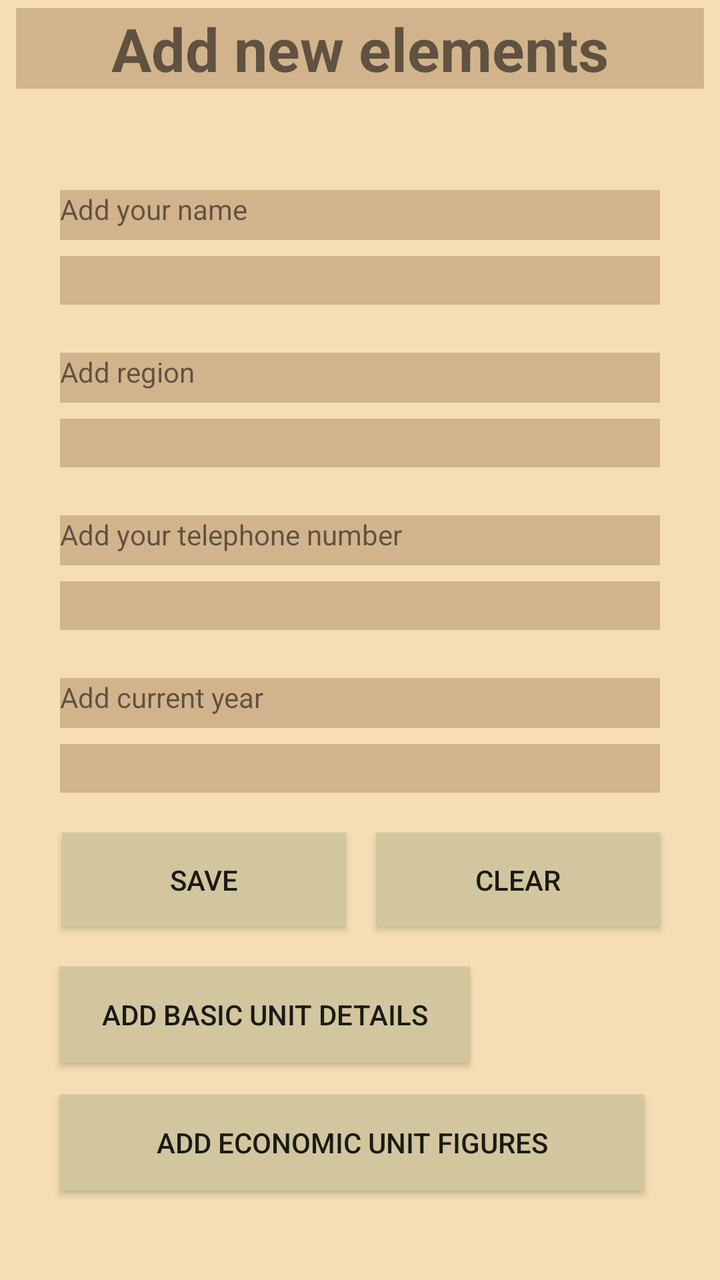
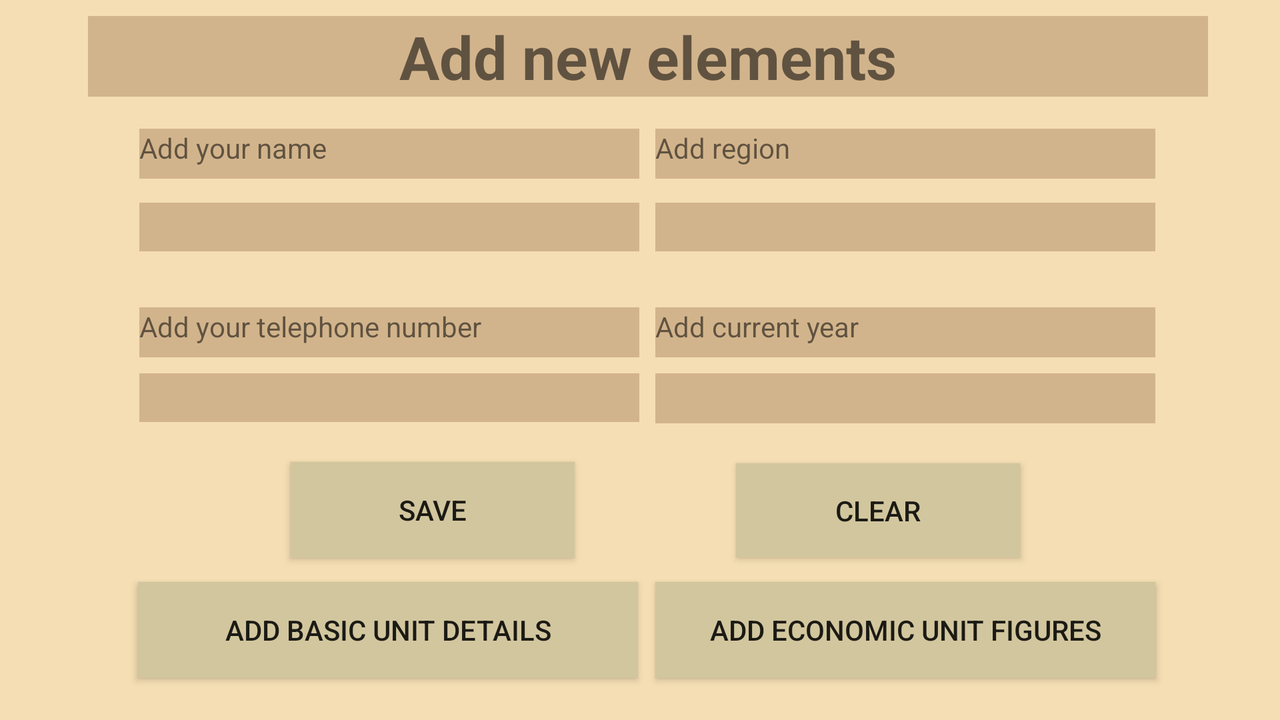

The same Android screen from two of the app's own layout files: first res/layout/ as a phone draws it, then the author's variant for another configuration, drawn on a device whose configuration selects that folder. Both files follow.
<!-- AndroidManifest.xml: application theme AppTheme -->
<!-- res/layout/activity_add.xml -->
<?xml version="1.0" encoding="utf-8"?>
<android.support.constraint.ConstraintLayout xmlns:android="http://schemas.android.com/apk/res/android"
    xmlns:app="http://schemas.android.com/apk/res-auto"
    xmlns:tools="http://schemas.android.com/tools"
    android:layout_width="match_parent"

    android:layout_height="match_parent"
    android:background="#F5DEB3"
    tools:context=".AddActivity">


    <TextView
        android:id="@+id/txt_add_elements"
        android:layout_width="344dp"
        android:layout_height="wrap_content"
        android:layout_marginStart="8dp"
        android:layout_marginTop="4dp"
        android:layout_marginEnd="8dp"
        android:background="#D2B48C"
        android:text="@string/add_New_Contact"
        android:textAlignment="center"
        android:textSize="30sp"
        android:textStyle="bold"
        app:layout_constraintEnd_toEndOf="parent"
        app:layout_constraintStart_toStartOf="parent"
        app:layout_constraintTop_toTopOf="parent"
        tools:ignore="RtlCompat,UnknownId" />


    <android.support.v4.widget.NestedScrollView xmlns:android="http://schemas.android.com/apk/res/android"
        xmlns:app="http://schemas.android.com/apk/res-auto"
        xmlns:tools="http://schemas.android.com/tools"
        android:layout_width="wrap_content"
        android:layout_height="wrap_content"
        android:layout_marginTop="80dp"
        android:scrollbars="none"
        app:layout_constraintBottom_toBottomOf="parent"
        app:layout_constraintEnd_toEndOf="parent"
        app:layout_constraintStart_toStartOf="parent"
        app:layout_constraintTop_toTopOf="parent">


        <HorizontalScrollView
            android:layout_width="wrap_content"
            android:layout_height="wrap_content"
            android:scrollbars="none"

            app:layout_constraintBottom_toBottomOf="parent"
            app:layout_constraintEnd_toEndOf="parent"
            app:layout_constraintStart_toStartOf="parent"
            app:layout_constraintTop_toTopOf="parent">


            <android.support.constraint.ConstraintLayout xmlns:app="http://schemas.android.com/apk/res-auto"
                android:layout_width="match_parent"
                android:layout_height="match_parent"
                app:layout_constraintBottom_toBottomOf="parent"

                app:layout_constraintEnd_toEndOf="parent"
                app:layout_constraintStart_toStartOf="parent"
                app:layout_constraintTop_toTopOf="parent">

                


                <TextView
                    android:id="@+id/txt_name0"
                    android:layout_width="300dp"
                    android:layout_height="25dp"
                    android:layout_marginStart="8dp"
                    android:layout_marginTop="15dp"
                    android:layout_marginEnd="8dp"
                    android:background="#D2B48C"
                    android:ems="10"
                    android:text="@string/add_name"
                    app:layout_constraintEnd_toEndOf="parent"
                    app:layout_constraintStart_toStartOf="parent"
                    app:layout_constraintTop_toTopOf="parent"
                    tools:ignore="UnknownId" />


                <EditText
                    android:id="@+id/txt_name"
                    android:layout_width="300dp"
                    android:layout_height="wrap_content"
                    android:layout_marginStart="8dp"
                    android:layout_marginTop="8dp"
                    android:layout_marginEnd="8dp"
                    android:background="#D2B48C"
                    android:ems="10"
                    android:hint=""
                    android:inputType="text"
                    app:layout_constraintEnd_toEndOf="parent"
                    app:layout_constraintStart_toStartOf="parent"
                    app:layout_constraintTop_toBottomOf="@+id/txt_name0"
                    tools:ignore="UnknownId" />


                <TextView
                    android:id="@+id/txt_region0"
                    android:layout_width="300dp"
                    android:layout_height="25dp"
                    android:layout_marginStart="8dp"
                    android:layout_marginTop="24dp"
                    android:layout_marginEnd="8dp"
                    android:background="#D2B48C"
                    android:ems="10"
                    android:text="@string/add_region"
                    app:layout_constraintEnd_toEndOf="parent"
                    app:layout_constraintStart_toStartOf="parent"
                    app:layout_constraintTop_toBottomOf="@+id/txt_name"
                    tools:ignore="UnknownId" />

                <EditText
                    android:id="@+id/txt_region"
                    android:layout_width="300dp"
                    android:layout_height="wrap_content"
                    android:layout_marginStart="8dp"
                    android:layout_marginTop="8dp"
                    android:layout_marginEnd="8dp"
                    android:background="#D2B48C"
                    android:ems="10"
                    android:hint=""
                    android:inputType="text"
                    app:layout_constraintEnd_toEndOf="parent"
                    app:layout_constraintStart_toStartOf="parent"
                    app:layout_constraintTop_toBottomOf="@+id/txt_region0"
                    tools:ignore="UnknownId" />


                <TextView
                    android:id="@+id/txt_tel0"
                    android:layout_width="300dp"
                    android:layout_height="25dp"
                    android:layout_marginStart="8dp"
                    android:layout_marginTop="24dp"
                    android:layout_marginEnd="8dp"
                    android:background="#D2B48C"
                    android:ems="10"
                    android:text="@string/add_number"
                    app:layout_constraintEnd_toEndOf="parent"
                    app:layout_constraintStart_toStartOf="parent"
                    app:layout_constraintTop_toBottomOf="@+id/txt_region"
                    tools:ignore="UnknownId" />


                <EditText
                    android:id="@+id/txt_tel"
                    android:layout_width="300dp"
                    android:layout_height="wrap_content"
                    android:layout_marginStart="8dp"
                    android:layout_marginTop="8dp"
                    android:layout_marginEnd="8dp"
                    android:background="#D2B48C"
                    android:ems="10"

                    android:hint=""
                    android:inputType="number"
                    app:layout_constraintEnd_toEndOf="parent"
                    app:layout_constraintStart_toStartOf="parent"
                    app:layout_constraintTop_toBottomOf="@+id/txt_tel0"
                    tools:ignore="UnknownId" />


                <TextView
                    android:id="@+id/txt_year0"
                    android:layout_width="300dp"
                    android:layout_height="25dp"
                    android:layout_marginStart="8dp"
                    android:layout_marginTop="24dp"

                    android:layout_marginEnd="8dp"
                    android:background="#D2B48C"
                    android:ems="10"
                    android:text="@string/add_year"
                    app:layout_constraintEnd_toEndOf="parent"
                    app:layout_constraintStart_toStartOf="parent"
                    app:layout_constraintTop_toBottomOf="@+id/txt_tel"
                    tools:ignore="UnknownId" />

                <EditText
                    android:id="@+id/txt_year"
                    android:layout_width="300dp"
                    android:layout_height="wrap_content"
                    android:layout_marginStart="8dp"
                    android:layout_marginTop="8dp"
                    android:layout_marginEnd="8dp"
                    android:background="#D2B48C"
                    android:ems="10"
                    android:hint=""
                    android:inputType="number"
                    app:layout_constraintEnd_toEndOf="parent"
                    app:layout_constraintStart_toStartOf="parent"
                    app:layout_constraintTop_toBottomOf="@+id/txt_year0"
                    tools:ignore="UnknownId" />


                <Button
                    android:id="@+id/bn_save"
                    android:layout_width="142dp"
                    android:layout_height="47dp"
                    android:layout_marginStart="8dp"
                    android:layout_marginTop="20dp"
                    android:layout_marginEnd="8dp"
                    android:background="@color/BurlyWood"
                    android:text="@string/bn_save"
                    app:layout_constraintEnd_toEndOf="parent"
                    app:layout_constraintHorizontal_bias="0.006"
                    app:layout_constraintStart_toStartOf="parent"
                    app:layout_constraintTop_toBottomOf="@+id/txt_year"
                    tools:ignore="UnknownId" />


                <Button
                    android:id="@+id/bn_clear"
                    android:layout_width="142dp"
                    android:layout_height="47dp"
                    android:layout_marginStart="50dp"
                    android:layout_marginTop="20dp"
                    android:layout_marginEnd="8dp"
                    android:background="@color/BurlyWood"
                    android:text="@string/bn_clear"
                    app:layout_constraintEnd_toEndOf="parent"
                    app:layout_constraintHorizontal_bias="1.0"
                    app:layout_constraintStart_toStartOf="parent"
                    app:layout_constraintTop_toBottomOf="@+id/txt_year"
                    tools:ignore="UnknownId" />


                <Button
                    android:id="@+id/bn_basic"
                    android:layout_width="205dp"
                    android:layout_height="wrap_content"
                    android:layout_marginStart="8dp"
                    android:layout_marginTop="20dp"
                    android:layout_marginEnd="8dp"
                    android:background="@color/BurlyWood"
                    android:text="@string/bn_basic"
                    app:layout_constraintEnd_toEndOf="parent"
                    app:layout_constraintHorizontal_bias="0.0"
                    app:layout_constraintStart_toStartOf="parent"
                    app:layout_constraintTop_toBottomOf="@+id/bn_save"
                    tools:ignore="UnknownId" />


                <Button
                    android:id="@+id/bn_economic"
                    android:layout_width="292dp"
                    android:layout_height="wrap_content"
                    android:layout_marginStart="8dp"
                    android:layout_marginTop="16dp"
                    android:layout_marginEnd="8dp"
                    android:layout_marginBottom="45dp"
                    android:background="@color/BurlyWood"
                    android:text="@string/bn_economic"
                    app:layout_constraintBottom_toBottomOf="parent"
                    app:layout_constraintEnd_toEndOf="parent"
                    app:layout_constraintHorizontal_bias="0.0"
                    app:layout_constraintStart_toStartOf="parent"
                    app:layout_constraintTop_toBottomOf="@+id/bn_basic"
                    app:layout_constraintVertical_bias="1.0"
                    tools:ignore="UnknownId" />


            </android.support.constraint.ConstraintLayout>
        </HorizontalScrollView>
    </android.support.v4.widget.NestedScrollView>
</android.support.constraint.ConstraintLayout>
<!-- resources referenced by this layout -->
<resources>
  <color name="BurlyWood">#d2c69e</color>
  <string name="add_New_Contact">Add new elements</string>
  <string name="add_name">Add your name</string>
  <string name="add_number">Add your telephone number</string>
  <string name="add_region">Add region</string>
  <string name="add_year">Add current year</string>
  <string name="bn_basic">Add basic unit details</string>
  <string name="bn_clear">Clear</string>
  <string name="bn_economic">Add Economic unit figures</string>
  <string name="bn_save">Save</string>
  <style name="AppTheme" parent="Theme.AppCompat.Light.NoActionBar">
          
          <item name="colorPrimary">#FFCCCCCC</item>
          <item name="colorPrimaryDark">#000000</item>
          <item name="colorAccent">#DC143C</item>
      </style>
</resources>
<!-- res/layout-land/activity_add.xml (the author's variant of the layout above) -->
<!-- drawn on the phone turned sideways -->
<?xml version="1.0" encoding="utf-8"?>
<android.support.constraint.ConstraintLayout xmlns:app="http://schemas.android.com/apk/res-auto"
    xmlns:android="http://schemas.android.com/apk/res/android"
    android:layout_width="match_parent"
    android:layout_height="match_parent"
    xmlns:tools="http://schemas.android.com/tools"
    android:background="#F5DEB3"
    android:orientation="vertical"
    tools:context=".AddActivity">

    <TextView
        android:id="@+id/txt_add_elements"
        android:layout_width="560dp"
        android:layout_height="wrap_content"
        android:layout_marginStart="8dp"
        android:background="#D2B48C"
        android:text="@string/add_New_Contact"
        android:textAlignment="center"
        android:textSize="30sp"
        android:textStyle="bold"
        app:layout_constraintBottom_toTopOf="@+id/nestedScrollView7"
        app:layout_constraintEnd_toEndOf="parent"
        app:layout_constraintStart_toStartOf="parent"
        app:layout_constraintTop_toTopOf="parent"
        tools:ignore="RtlCompat,UnknownId" />


    <android.support.v4.widget.NestedScrollView xmlns:android="http://schemas.android.com/apk/res/android"
        xmlns:app="http://schemas.android.com/apk/res-auto"
        xmlns:tools="http://schemas.android.com/tools"
        android:id="@+id/nestedScrollView7"
        android:layout_width="wrap_content"
        android:layout_height="wrap_content"
        android:layout_marginTop="80dp"
        android:scrollbars="none"
        app:layout_constraintBottom_toBottomOf="parent"
        app:layout_constraintEnd_toEndOf="parent"
        app:layout_constraintStart_toStartOf="parent"
        app:layout_constraintTop_toTopOf="parent">


        <HorizontalScrollView
            android:layout_width="wrap_content"
            android:layout_height="wrap_content"
            android:scrollbars="none"

            app:layout_constraintBottom_toBottomOf="parent"
            app:layout_constraintEnd_toEndOf="parent"
            app:layout_constraintStart_toStartOf="parent"
            app:layout_constraintTop_toTopOf="parent">


            <android.support.constraint.ConstraintLayout xmlns:app="http://schemas.android.com/apk/res-auto"
                android:layout_width="match_parent"
                android:layout_height="match_parent"
                app:layout_constraintBottom_toBottomOf="parent"

                app:layout_constraintEnd_toEndOf="parent"
                app:layout_constraintStart_toStartOf="parent"
                app:layout_constraintTop_toTopOf="parent">

                


                <TextView
                    android:id="@+id/txt_name0"
                    android:layout_width="250dp"

                    android:layout_height="25dp"
                    android:layout_marginTop="8dp"
                    android:layout_marginEnd="8dp"
                    android:background="#D2B48C"
                    android:ems="10"
                    android:text="@string/add_name"
                    app:layout_constraintEnd_toEndOf="parent"
                    app:layout_constraintHorizontal_bias="0.056"
                    app:layout_constraintStart_toStartOf="parent"
                    app:layout_constraintTop_toTopOf="parent"
                    tools:ignore="UnknownId" />


                <EditText
                    android:id="@+id/txt_name"
                    android:layout_width="250dp"

                    android:layout_height="wrap_content"
                    android:layout_marginTop="12dp"
                    android:layout_marginEnd="8dp"
                    android:background="#D2B48C"
                    android:ems="10"
                    android:hint=""
                    android:imeOptions="flagNoExtractUi"
                    android:inputType="text"
                    app:layout_constraintEnd_toEndOf="parent"
                    app:layout_constraintHorizontal_bias="0.056"
                    app:layout_constraintStart_toStartOf="parent"
                    app:layout_constraintTop_toBottomOf="@+id/txt_name0"
                    tools:ignore="UnknownId" />


                <TextView
                    android:id="@+id/txt_region0"
                    android:layout_width="250dp"

                    android:layout_height="25dp"
                    android:layout_marginStart="8dp"
                    android:layout_marginTop="8dp"
                    android:layout_marginEnd="8dp"
                    android:background="#D2B48C"
                    android:ems="10"
                    android:text="@string/add_region"

                    app:layout_constraintEnd_toEndOf="parent"
                    app:layout_constraintHorizontal_bias="0.789"
                    app:layout_constraintStart_toEndOf="@+id/txt_name"
                    app:layout_constraintTop_toTopOf="parent"
                    tools:ignore="UnknownId" />

                <EditText
                    android:id="@+id/txt_region"
                    android:layout_width="250dp"
                    android:layout_height="wrap_content"
                    android:layout_marginStart="8dp"
                    android:layout_marginTop="12dp"
                    android:layout_marginEnd="8dp"
                    android:background="#D2B48C"
                    android:ems="10"

                    android:hint=""
                    android:imeOptions="flagNoExtractUi"
                    android:inputType="text"
                    app:layout_constraintEnd_toEndOf="parent"
                    app:layout_constraintHorizontal_bias="0.789"
                    app:layout_constraintStart_toEndOf="@+id/txt_name"
                    app:layout_constraintTop_toBottomOf="@+id/txt_region0"
                    tools:ignore="UnknownId" />


                <TextView
                    android:id="@+id/txt_tel0"
                    android:layout_width="250dp"
                    android:layout_height="25dp"
                    android:layout_marginTop="28dp"
                    android:layout_marginEnd="8dp"
                    android:background="#D2B48C"
                    android:ems="10"
                    android:text="@string/add_number"

                    app:layout_constraintEnd_toEndOf="parent"
                    app:layout_constraintHorizontal_bias="0.056"
                    app:layout_constraintStart_toStartOf="parent"
                    app:layout_constraintTop_toBottomOf="@+id/txt_name"
                    tools:ignore="UnknownId" />


                <EditText
                    android:id="@+id/txt_tel"
                    android:layout_width="250dp"
                    android:layout_height="wrap_content"
                    android:layout_marginTop="8dp"
                    android:layout_marginEnd="8dp"
                    android:background="#D2B48C"
                    android:ems="10"
                    android:hint=""


                    android:imeOptions="flagNoExtractUi"
                    android:inputType="number"
                    app:layout_constraintEnd_toEndOf="parent"
                    app:layout_constraintHorizontal_bias="0.056"
                    app:layout_constraintStart_toStartOf="parent"
                    app:layout_constraintTop_toBottomOf="@+id/txt_tel0"
                    tools:ignore="UnknownId" />


                <TextView
                    android:id="@+id/txt_year0"
                    android:layout_width="250dp"
                    android:layout_height="25dp"


                    android:layout_marginStart="8dp"
                    android:layout_marginTop="28dp"
                    android:layout_marginEnd="8dp"
                    android:background="#D2B48C"
                    android:ems="10"
                    android:text="@string/add_year"
                    app:layout_constraintEnd_toEndOf="parent"
                    app:layout_constraintHorizontal_bias="0.789"
                    app:layout_constraintStart_toEndOf="@+id/txt_tel0"
                    app:layout_constraintTop_toBottomOf="@+id/txt_region"
                    tools:ignore="UnknownId" />

                <EditText
                    android:id="@+id/txt_year"
                    android:layout_width="250dp"
                    android:layout_height="25dp"
                    android:layout_marginStart="8dp"
                    android:layout_marginTop="8dp"
                    android:layout_marginEnd="8dp"


                    android:background="#D2B48C"
                    android:ems="10"
                    android:hint=""
                    android:imeOptions="flagNoExtractUi"
                    android:inputType="number"
                    app:layout_constraintEnd_toEndOf="parent"
                    app:layout_constraintHorizontal_bias="0.789"
                    app:layout_constraintStart_toEndOf="@+id/txt_tel"
                    app:layout_constraintTop_toBottomOf="@+id/txt_year0"
                    tools:ignore="UnknownId" />


                <Button
                    android:id="@+id/bn_save"
                    android:layout_width="142dp"
                    android:layout_height="wrap_content"
                    android:layout_marginTop="20dp"
                    android:layout_marginEnd="8dp"
                    android:background="@color/BurlyWood"
                    android:text="@string/bn_save"
                    app:layout_constraintEnd_toEndOf="parent"
                    app:layout_constraintHorizontal_bias="0.239"
                    app:layout_constraintStart_toStartOf="parent"
                    app:layout_constraintTop_toBottomOf="@+id/txt_tel"
                    tools:ignore="UnknownId" />


                <Button
                    android:id="@+id/bn_clear"
                    android:layout_width="142dp"
                    android:layout_height="47dp"
                    android:layout_marginStart="8dp"
                    android:layout_marginTop="20dp"
                    android:layout_marginEnd="8dp"
                    android:background="@color/BurlyWood"
                    android:text="@string/bn_clear"
                    app:layout_constraintEnd_toEndOf="parent"
                    app:layout_constraintHorizontal_bias="0.517"
                    app:layout_constraintStart_toEndOf="@+id/bn_save"
                    app:layout_constraintTop_toBottomOf="@+id/txt_year"
                    tools:ignore="UnknownId" />


                <Button
                    android:id="@+id/bn_basic"
                    android:layout_width="250dp"
                    android:layout_height="wrap_content"
                    android:layout_marginTop="12dp"
                    android:layout_marginEnd="8dp"
                    android:layout_marginBottom="45dp"
                    android:background="@color/BurlyWood"
                    android:text="@string/bn_basic"
                    app:layout_constraintBottom_toBottomOf="parent"
                    app:layout_constraintEnd_toEndOf="parent"
                    app:layout_constraintHorizontal_bias="0.054"
                    app:layout_constraintStart_toStartOf="parent"
                    app:layout_constraintTop_toBottomOf="@+id/bn_save"
                    app:layout_constraintVertical_bias="1.0"
                    tools:ignore="UnknownId" />


                <Button
                    android:id="@+id/bn_economic"
                    android:layout_width="250dp"
                    android:layout_height="wrap_content"
                    android:layout_marginStart="8dp"
                    android:layout_marginTop="12dp"
                    android:layout_marginEnd="8dp"
                    android:layout_marginBottom="45dp"
                    android:background="@color/BurlyWood"
                    android:text="@string/bn_economic"
                    app:layout_constraintBottom_toBottomOf="parent"
                    app:layout_constraintEnd_toEndOf="parent"
                    app:layout_constraintHorizontal_bias="0.789"
                    app:layout_constraintStart_toEndOf="@+id/bn_basic"
                    app:layout_constraintTop_toBottomOf="@+id/bn_clear"
                    tools:ignore="UnknownId" />

            </android.support.constraint.ConstraintLayout>

        </HorizontalScrollView>
    </android.support.v4.widget.NestedScrollView>
</android.support.constraint.ConstraintLayout>
